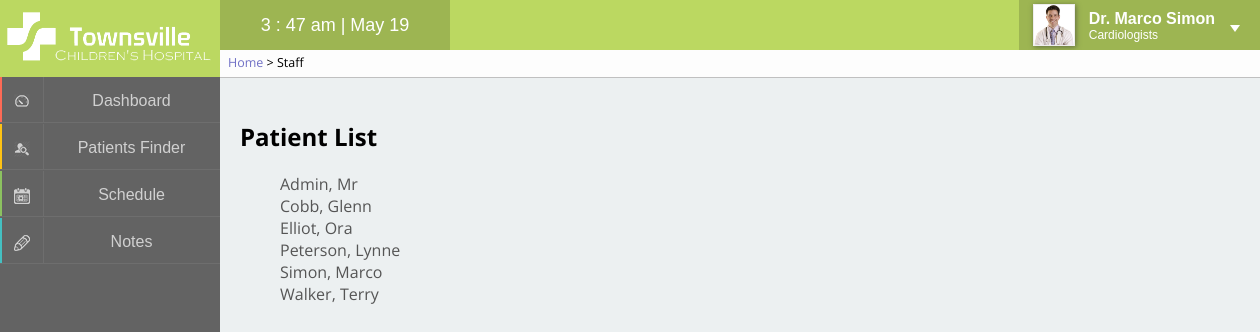
Before: /pages/staff.php (signed in) with the older database file.
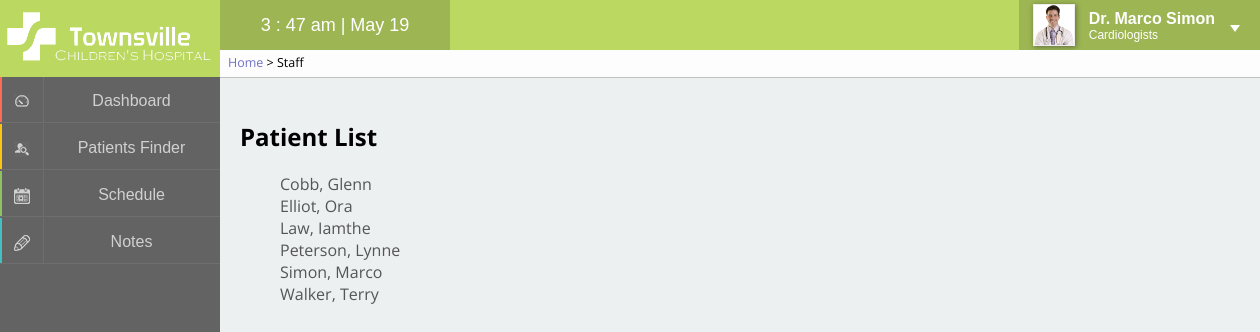
After: the same page with the newer database file.
### tables this page shows
CREATE TABLE IF NOT EXISTS `staff` (
  `staffID` int(4) unsigned zerofill NOT NULL AUTO_INCREMENT,
  `firstName` varchar(40) NOT NULL,
  `lastName` varchar(40) NOT NULL,
  `title` int(1) NOT NULL,
  `password` varchar(64) NOT NULL,
  `specialties` varchar(40) DEFAULT NULL,
  `photo` varchar(200) NOT NULL DEFAULT '<img src="../images/none.png" alt="Profile picture" />',
  PRIMARY KEY (`staffID`),
  KEY `title_idx` (`title`)
);

### pages/staff.php (the view, shortened to what this page needs)
<?php
	$pageTitle = "Staff";
	$breadcrumb = "<a href='home.php'>Home</a> > " . $pageTitle;
	include '../inc/panel.php';
?>
<section>
	<div class="container">
		<div class="login">
			<h1>Patient List</h1>
			<p><ul>
			<?php
				$sql = "SELECT staffID, firstName, lastName
						FROM staff
						ORDER BY lastName ASC";
				$result = mysql_query($sql);
				while ($row = mysql_fetch_assoc($result)) {
					echo "<li><a href='staffview.php?staff={$row['staffID']}'>{$row['lastName']}, {$row['firstName']}</a></li>";
				}
			?>
			</ul></p>
		</div>
	</div>
</section>

### inc/panel.php (shortened to what this page needs)
<!DOCTYPE html PUBLIC "-//W3C//DTD XHTML 1.0 Transitional//EN" "http://www.w3.org/TR/xhtml1/DTD/xhtml1-transitional.dtd">
<html xmlns="http://www.w3.org/1999/xhtml" xml:lang="en" lang="en">
<head>
	<link type="text/css" rel="stylesheet" href="../css/panel.css" media="screen" />
	<link type="text/css" rel="stylesheet" href="../css/style.css" media="screen" />
</head>
<body onload="load()">
<div class="header">
	<div class="logo">
		<img src="../images/logo_white.png" alt="logo" />
	</div>
	<div class="timer">
		<span id="clock"></span>
	</div>
	<div class="profile">
		<?php
			$staffID = $_SESSION['user'];
			$sql = "SELECT staffID, firstName, lastName, title, specialties, photo
					FROM staff
					WHERE staffID = '$staffID'";
			$result = mysql_query($sql);
			$row = mysql_fetch_assoc($result);
		echo "<div class='pic'>";
			echo $row['photo'];
		echo "</div>";
		echo "<div class='name'>";
			echo "<span class='title'>";
			switch ($row['title']) {
				case 1:	echo "Dr. ";
					break;
			}
			echo $row['firstName'] . " " . $row['lastName'] . "</span> <br />";
				echo "<span class='spec'>{$row['specialties']}</span>";
		echo "</div>";
		?>
		<div class="triangle1"></div>
	</div>
	<div id="breadcrumb">
		<span><?php echo $breadcrumb ?></span>
	</div>
</div>
<div class="panal">
<?php
if ($_SESSION['title'] == 5) {
	echo "
	<a href='home.php' id='m1'>
	<div class='layer effect'>
		<div class='mask'></div>
	 	<div class='icon'>
	 		<img src='../images/i1s.png' alt='dashboardICON' />
	 	</div>
	 	<div class='lable'>
	 		<span>Dashboard</span>
	 	</div>
	</div></a>
	<a href='patientsfinder.php' id='m2'>
	<div class='layer effect'>
	 	<div class='mask'></div>
	 	<div class='icon'>
	 		<img src='../images/i2s.png' alt='patientsICON' />
	 	</div>
	 	<div class='lable'>
	 		<span>Patients Finder</span>
	 	</div>
	</div></a>
	<a href='staffmanager.php' id='m2a'>
	<div class='layer effect'>
	 	<div class='mask'></div>
	 	<div class='icon'>
	 		<img src='../images/i2s.png' alt='patientsICON' />
	 	</div>
	 	<div class='lable'>
	 		<span>Staff Manager</span>
	 	</div>
	</div></a>
	<a href='recordsmenu.php' id='m2b'>
	<div class='layer effect'>
	 	<div class='mask'></div>
	 	<div class='icon'>
	 		<img src='../images/i2s.png' alt='patientsICON' />
	 	</div>
	 	<div class='lable'>
	 		<span>Records Menu</span>
	 	</div>
	</div></a>
	<a href='schedule.php' id='m3'>
	<div class='layer effect'>
	 	<div class='mask'></div>
	 	<div class='icon'>
	 		<img src='../images/i3s.png' alt='scheduleICON' />
	 	</div>
	 	<div class='lable'>
	 		<span>Schedule</span>
	 	</div>
	</div></a>
	<a href='notes.php' id='m4'>
	<div class='layer effect' id='m4'>
		<div class='mask'></div>
		<div class='icon'>
			<img src='../images/i4s.png' alt='noteICON' />
		</div>
		<div class='lable'>
			<span>Notes</span>
		</div>
	</div></a>
	";
} else {
	echo "
	<a href='home.php' id='m1'>
	<div class='layer effect'>
		<div class='mask'></div>
	 	<div class='icon'>
	 		<img src='../images/i1s.png' alt='dashboardICON' />
	 	</div>
	 	<div class='lable'>
	 		<span>Dashboard</span>
	 	</div>
	</div></a>
	<a href='patientsfinder.php' id='m2'>
	<div class='layer effect'>
	 	<div class='mask'></div>
	 	<div class='icon'>
	 		<img src='../images/i2s.png' alt='patientsICON' />
	 	</div>
	 	<div class='lable'>
	 		<span>Patients Finder</span>
	 	</div>
	</div></a>
	<a href='schedule.php' id='m3'>
	<div class='layer effect'>
	 	<div class='mask'></div>
	 	<div class='icon'>
	 		<img src='../images/i3s.png' alt='scheduleICON' />
	 	</div>
	 	<div class='lable'>
	 		<span>Schedule</span>
	 	</div>
	</div></a>
	<a href='notes.php' id='m4'>
	<div class='layer effect' id='m4'>
		<div class='mask'></div>
		<div class='icon'>
			<img src='../images/i4s.png' alt='noteICON' />
		</div>
		<div class='lable'>
			<span>Notes</span>
		</div>
	</div></a>
	";
}
?>
</div>
<div class="content">

### css/panel.css (style rules this page uses)
.header { position: relative; width:100%; height: 50px; background-color: #bbd861; z-index: 10; }
.logo { width:220px; height: 50px; }
.logo img { position: relative; padding-top: 7px; height: 60px; z-index: 11; }
.timer { position: relative; left: 220px; top: -50px; height: 50px; background-color: #9db552; width: 230px; text-align: center; }
.timer span { position: relative; color: white; font-size: 18px; top: 15px; }
.profile { position: relative; right: 0; top: -100px; float: right; height: 50px; background-color: #9db552; cursor: pointer; }
.pic { position: relative; float:left; width: 50px; height: 50px; text-align: center; padding-top: 4px; padding-left: 10px; }
.pic img { width: 40px; height: 40px; border: 1px solid #eee; box-shadow: 1px 1px 5px 0px rgba(50, 50, 50, 0.55); }
.name { position: relative; float: right; top: 10px; right: 45px; color: white; padding-left: 55px; }
.name .title { font-weight: bold; font-size: 16px; }
.name .spec { font-weight: normal; font-size: 12px; }
.triangle1 { position: absolute; top:25px; right: 20px; width: 0; height: 0; border-style: solid; border-width: 7px 5px 0 5px; border-color: #fff transparent transparent transparent; }
.panal { position: absolute; background-color: #636363; top: 0; left: 0; width: 220px; height: 100%; overflow: hidden; z-index: 5; }
.layer { position: relative; top: 45px; width: 220px; height: 47px; overflow: hidden; z-index: 6; }
#m1 .mask { background-color: #fd6a56; }
#m2 .mask { background-color: #ffc313; }
#m3 .mask { background-color: #8cc260; }
#m4 .mask { background-color: #44c0c2; }
.effect .mask { width: 2px; height: 46px; position: absolute; overflow: hidden; top: 0; left: 0; z-index: -1; -webkit-transition:width 0.2s; transition:width 0.2s; }
.layer .icon { width: 43px; height: 45px; border-bottom: 1px solid #6e6e6e; border-right: 1px solid #6e6e6e; text-align: center; background-color: transparent; }
.layer .icon img { padding-top: 17px; z-index: 1; opacity: 0.7; -webkit-transition:opacity 0.3s; transition:opacity 0.3s; }
.layer .lable { position: relative; top: -46px; left: 43px; width: 177px; height: 45px; border-bottom: 1px solid #6e6e6e; text-align: center; }
.layer .lable span { position: relative; color: white; top: 15px; opacity: 0.7; -webkit-transition:opacity 0.3s; transition:opacity 0.3s; }
#breadcrumb { position: absolute; left: 220px; top: 50px; height: 27px; min-width: -webkit-calc(100% - 220px); min-width: calc(100% - 220px); border-bottom: 1px solid #C0C0C0; background-color: #fdfdfd; font-family: 'Open Sans', sans-serif; font-size: 12.5px; }
#breadcrumb a { color: #7171C6; }
#breadcrumb span { position: relative; bottom: -4px; margin: 0px 8px; }

### css/style.css (style rules this page uses)
html, body { margin : 0; padding : 0; background-color: #ecf0f1; background-image: url('../images/panelbg.jpg'); background-repeat: repeat-y; background-size: 220px 16px; font-family: "proxima-nova-1","proxima-nova-2",arial,helvetica,sans-serif; }
a { text-decoration: none; color: #555; }
ul { list-style: none; }
.content { background-color: #ecf0f1; position: absolute; width: -webkit-calc(100% - 250px); width: calc(100% - 250px); min-width: 1000px; max-width: 1200px; min-height: -webkit-calc(100% - 100px); min-height: calc(100% - 100px);*/ top: 77px; left: 220px; padding: 50px 10px 10px 20px; z-index: 1; font-family: 'Open Sans', sans-serif; }

Changed rows visible on the page:
changed staff: lastName "Admin" → "Law"; firstName "Mr" → "Iamthe"; moves down the list
